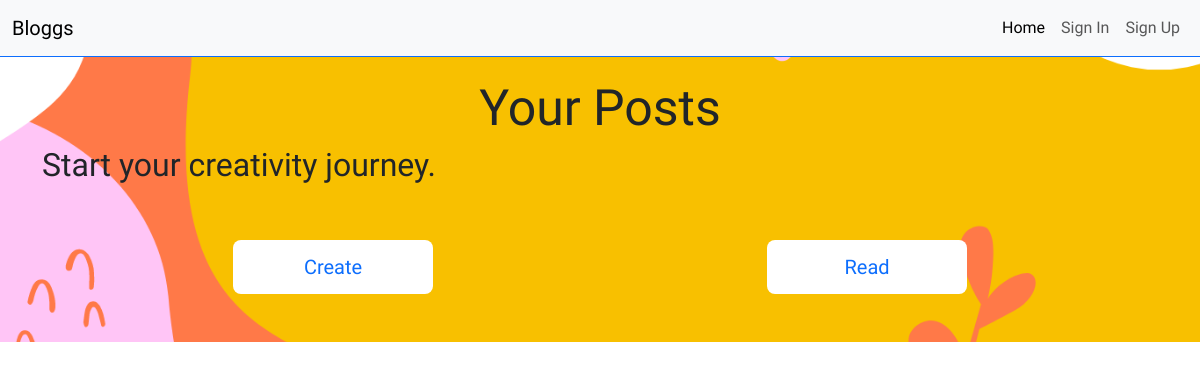
The page /blogs/your_posts/5/ on the database as committed earlier.
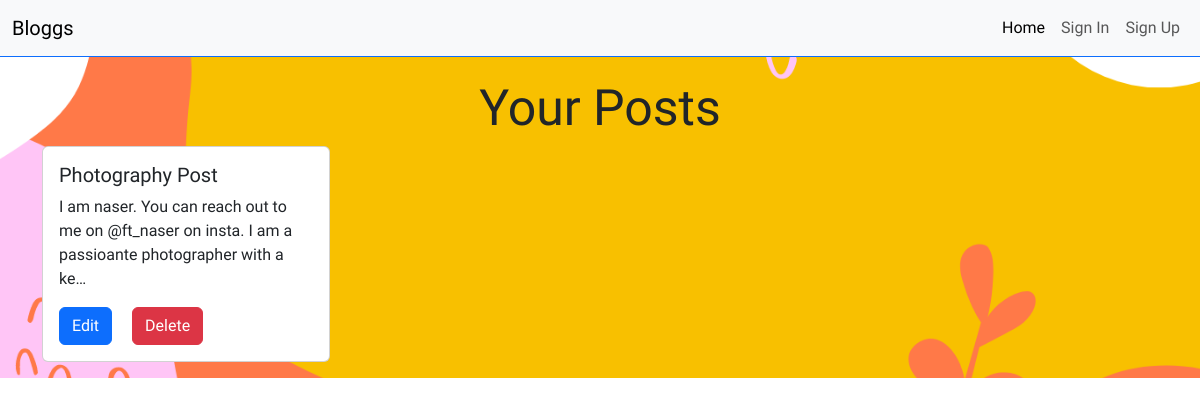
The same page on the database as committed later.
### blogs/models.py (models this page shows)
class Blog(models.Model):
    title = models.CharField(max_length=200)
    content = models.TextField()
    created_at = models.DateTimeField()
    user = models.ForeignKey(User, on_delete=models.CASCADE)

### blogs/views.py (the view)
# urls.py: path('your_posts/<int:user_id>/', views.view_your_posts, name='your_posts'),
def view_your_posts(request, user_id):
    blogs = Blog.objects.filter(user=user_id)
    context = {'blogs': blogs}
    return render(request, 'blogs/user_posts.html', context)

### Blog/templates/blogs/user_posts.html (shortened to what this page needs)
{% extends '../base.html' %}
{% load static %}
{% block content %}
<div class="main-user-posts container-fluid d-flex flex-column justify-content-center align-items-center mt-5">
    <h1 class="main-h1">Your Posts</h1>
    <div class="container d-flex flex-row flex-wrap justify-content-between align-items-between">
        {% if blogs %}
            {% for blog in blogs %}
                <div class="card mb-3" style="width: 18rem;">
                    <div class="card-body">
                        <h5 class="card-title">{{ blog.title }}</h5>
                        <p class="card-text">{{ blog.content|truncatechars:100 }}</p>
                        <a href="{% url 'edit' blog.pk %}" class="card-link btn btn-primary">Edit</a>
                        <a href="{% url 'delete' blog.pk %}" class="card-link btn btn-danger">Delete</a>
                    </div>
                </div>
            {% endfor %}
        {% else %}
            <div class="d-flex flex-row justify-content-center align-items-center text-center">
                <h2 class="text-center">Start your creativity journey.</h2>
            </div>
            <div class="main-btns-div container-fluid d-flex flex-row justify-content-around px-4 my-5">
                <div>
                    <a href="{% url 'create' user_id=user.id  %}"><button>Create</button></a>
                </div>
                <div>
                    <a href="{% url 'home' %}"><button>Read</button></a>
                </div>
            </div>
        {% endif %}
    </div>
</div>
{% endblock %}

Rows that differ between the two databases and show on the page:
added Blog: title "Photography Post", content "I am naser. You can reach out to me on @ft_naser on insta. I am a passioante photographer with a ke…"
Other text that changed with them:
text no longer shown: "Start your creativity journey. Create Read"
